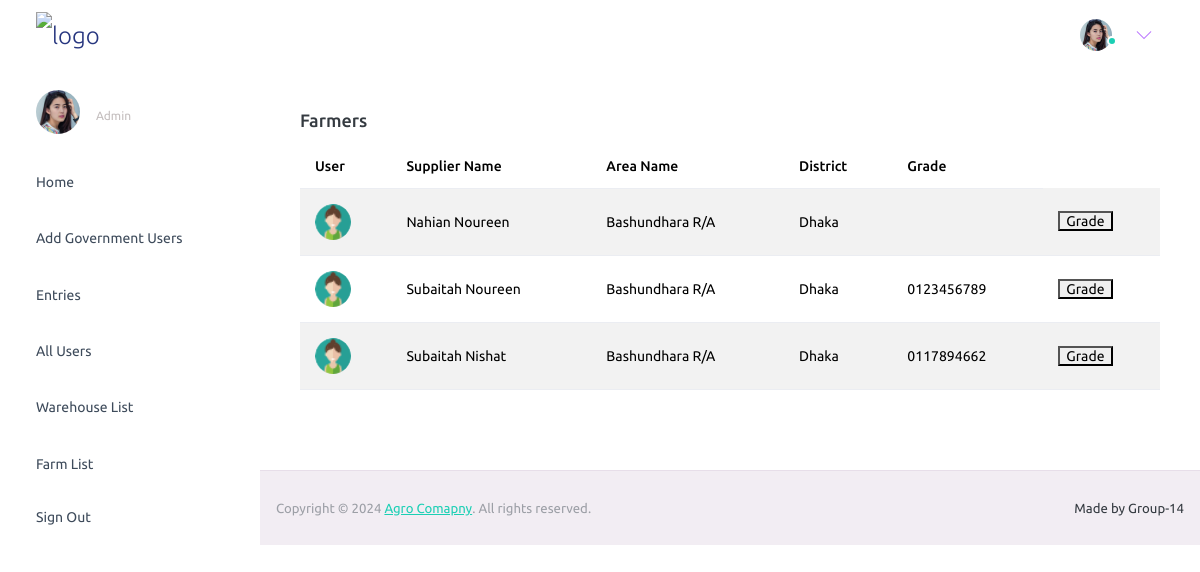
The page /adminpages/admin-grade-supplier.php on the database its author committed.
### tables this page shows
CREATE TABLE `supplier_t` (
  `SupplierID` varchar(20) NOT NULL,
  `Name` varchar(50) DEFAULT NULL,
  `AreaName` varchar(50) DEFAULT NULL,
  `District` varchar(20) DEFAULT NULL,
  `Division` varchar(20) DEFAULT NULL,
  `GradeRequirement` varchar(50) DEFAULT 'Not Yet Graded'
);

### adminpages/admin-grade-supplier.php (the view, shortened to what this page needs)
<?php
    include '../backend/connect.php';
    $sql = "SELECT * FROM supplier_t";
    $result = $conn->query($sql);
?>
<!DOCTYPE html>
<html lang="en">
  <head>
    <link rel="stylesheet" href="../assets/vendors/mdi/css/materialdesignicons.min.css">
    <link rel="stylesheet" href="../assets/vendors/ti-icons/css/themify-icons.css">
    <link rel="stylesheet" href="../assets/vendors/css/vendor.bundle.base.css">
    <link rel="stylesheet" href="../assets/vendors/font-awesome/css/font-awesome.min.css">
    <link rel="stylesheet" href="../assets/vendors/font-awesome/css/font-awesome.min.css" />
    <link rel="stylesheet" href="../assets/vendors/bootstrap-datepicker/bootstrap-datepicker.min.css">
    <link rel="stylesheet" href="../assets/css/style.css">
  </head>
  <body>
    <div class="container-scroller">
      <nav class="navbar default-layout-navbar col-lg-12 col-12 p-0 fixed-top d-flex flex-row">
        <div class="text-center navbar-brand-wrapper d-flex align-items-center justify-content-start">
          <a class="navbar-brand brand-logo" href="index.html"><img src="../assets/images/login/login page.jpg" alt="logo" /></a>
        </div>
        <div class="navbar-menu-wrapper d-flex align-items-stretch">
          <button class="navbar-toggler navbar-toggler align-self-center" type="button" data-toggle="minimize">
            <span class="mdi mdi-menu"></span>
          </button>
          <ul class="navbar-nav navbar-nav-right">
            <li class="nav-item nav-profile dropdown">
              <a class="nav-link dropdown-toggle" id="profileDropdown" href="#" data-bs-toggle="dropdown" aria-expanded="false">
                <div class="nav-profile-img">
                  <img src="../assets/images/faces/face23.jpg" alt="image">
                  <span class="availability-status online"></span>
                </div>
              </a>
            </li>
          </ul>
        </div>
      </nav>
      <div class="container-fluid page-body-wrapper">
        <nav class="sidebar sidebar-offcanvas" id="sidebar">
          <ul class="nav">
            <li class="nav-item nav-profile">
              <a href="#" class="nav-link">
                <div class="nav-profile-image">
                  <img src="../assets/images/faces/face23.jpg" alt="profile" />
                </div>
                <div class="nav-profile-text d-flex flex-column">
                  <span class="text-secondary text-small">Admin</span>
                </div>
                <i class="mdi mdi-bookmark-check text-success nav-profile-badge"></i>
              </a>
            </li>
            <li class="nav-item">
              <a class="nav-link" href="#">
                <span class="menu-title">Home</span>
                <i class="mdi mdi-home menu-icon"></i>
              </a>
            </li>
            <li class="nav-item">
              <a class="nav-link" href="adminpages/admin-add-user.php">
                <span class="menu-title">Add Government Users</span>
                <i class="mdi mdi-home menu-icon"></i>
              </a>
            </li>
            <li class="nav-item">
              <a class="nav-link" data-bs-toggle="collapse" href="#forms" aria-expanded="false" aria-controls="forms">
                <span class="menu-title">Entries</span>
                <i class="mdi mdi-format-list-bulleted menu-icon"></i>
              </a>
            </li>
            <li class="nav-item">
              <a class="nav-link" data-bs-toggle="collapse" href="#ui-basic" aria-expanded="false" aria-controls="ui-basic">
                <span class="menu-title">All Users</span>
                <i class="menu-arrow"></i>
                <i class="mdi mdi-crosshairs-gps menu-icon"></i>
              </a>
            </li>
            <li class="nav-item">
              <a class="nav-link" data-bs-toggle="collapse" href="#auth" aria-expanded="false" aria-controls="auth">
                <span class="menu-title">Warehouse List</span>
                <i class="menu-arrow"></i>
                <i class="mdi mdi-lock menu-icon"></i>
              </a>
            </li>
            <li class="nav-item">
              <a class="nav-link" data-bs-toggle="collapse" href="#auth" aria-expanded="false" aria-controls="auth">
                <span class="menu-title">Farm List</span>
                <i class="menu-arrow"></i>
                <i class="mdi mdi-lock menu-icon"></i>
              </a>
            </li>
            <li class="nav-item">
              <a class="nav-link" href="../login.html">
                <span class="menu-title">Sign Out</span>
              </a>
            </li>
          </ul>
        </nav>
        <div class="main-panel">
        <div class="col-lg-12 grid-margin stretch-card">
                <div class="card">
                  <div class="card-body">
                    <h4 class="card-title">Farmers</h4>
                    <table class="table table-striped">
                      <thead>
                        <tr>
                          <th> User </th>
                          <th> Supplier Name </th>
                          <th> Area Name </th>
                          <th> District </th>
                          <th> Grade </th>
                        </tr>
                      </thead>
                      <tbody>
                        <form action="../backend/grade-supplier.php" method="POST">
                        <?php
                          echo "<tr>";
                          while ($row = mysqli_fetch_array($result)) {
                            echo "<td ClassName='py-1'>";
                            echo "<img src='../assets/images/faces-clipart/pic-3.png' " . "alt=image' /></td>";
                            $supplier_id = $row['SupplierID'];
                            $name = $row['Name'];
                            $area_name = $row['AreaName'];
                            $district = $row['District'];
                            $grade = $row['GradeRequirement'];
                            echo "<td>" . $name . "</td>";
                            echo "<td>" . $area_name . "</td>";
                            echo "<td>" . $district . "</td>";
                            echo "<td>" . $grade . "</td>";
                            echo "<td><button type='submit' name='grade_supplier' value='" . $supplier_id . "'>Grade</button></td></tr>";
                          }
                        ?>
                        </form>
                      </tbody>
                    </table>
                  </div>
                </div>
              </div>
          <footer class="footer">
            <div class="d-sm-flex justify-content-center justify-content-sm-between">
              <span class="text-muted text-center text-sm-left d-block d-sm-inline-block">Copyright © 2024 <a href="#">Agro Comapny</a>. All rights reserved.</span>
              <span class="float-none float-sm-right d-block mt-1 mt-sm-0 text-center">Made by Group-14</span>
            </div>
          </footer>
        </div>
      </div>
    </div>
  </body>
</html>

### rows shown on the page
supplier_t: Name "Nahian Noureen", AreaName "Bashundhara R/A", District "Dhaka", $supplier_id 3344556 (drawn)
supplier_t: Name "Subaitah Noureen", AreaName "Bashundhara R/A", District "Dhaka", GradeRequirement "0123456789"
supplier_t: Name "Subaitah Nishat", AreaName "Bashundhara R/A", District "Dhaka", GradeRequirement "0117894662"
